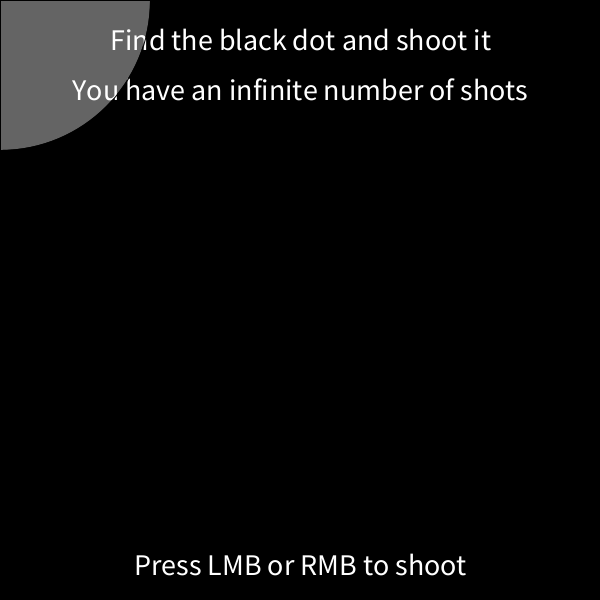
Frame 1 (no input)
Frame 60 (the mouse pressed at the canvas centre just before this capture): identical to frame 1, image omitted
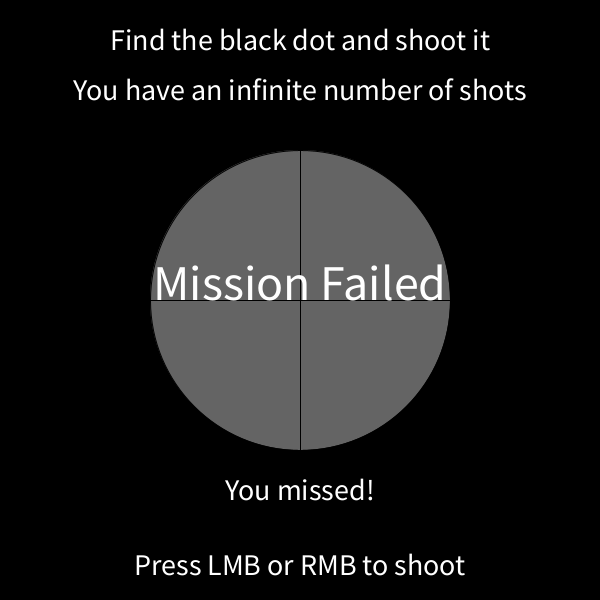
Frame 120 (the mouse held since frame 60 and released just before this capture)

The Processing sketch that drew these frames (run headless with seeded random() and noise(); from frame 60 on, the mouse is pressed at the canvas centre):

// Processing sketch: processing_71122
// ── processing_71122.pde

void setup()
{
  size(600, 600);
  background(0);
}
float x=0;
int y=0;
float changex=5.5;
int changey=10;
void draw()
{
  background(0);
  fill(255);
  noCursor();
  textSize(30);
  textAlign(CENTER);
  text("Find the black dot and shoot it", 300, 50);
  text("You have an infinite number of shots", 300,100);
  text("Press LMB or RMB to shoot", 300,575);
  fill(255, 255, 255, 100);
  ellipse(mouseX, mouseY, 300, 300);
  line(mouseX-150, mouseY, mouseX+150, mouseY);
  line(mouseX, mouseY-150, mouseX, mouseY+150);
  fill(0);
  ellipse(300+y, 300+x, 30, 30);
  y=y+changey;
  x=x+changex;
  if (x>240)
  {
    changex=changex-11;
  }
  if (x<-160)
  {
    changex=changex+11;
  }
  if (y>300)
  {
    changey=changey-20;
  }
  if (y<-300)
  {
    changey=changey+20;
  }
  if (mousePressed==true)
  {
    fill(255);
    textSize(30);
    textAlign(CENTER);
    text("You missed!", 300, 500);
    textSize(50);
    text("Mission Failed", 300, 300);
  }
}
